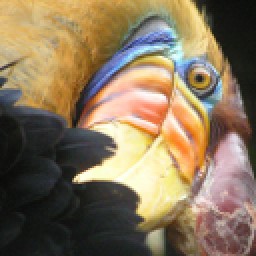
#> input picture Assignment_0/test.png, 128 x 128 px (shown 2 times larger)
$ jupyter execute --allow-errors solution.ipynb
#> lines starting #> are read from the running program, lines starting #| are printed output that depends on the picture
[cell 1]
from collections import Counter
import re

import numpy as np
import pandas as pd
import matplotlib.pyplot as plt

import cv2

# Problem 1

[cell 2]
def load_file(path):
    with open(path,'r') as f:
        a = f.readlines()
    return a

def make_histogram_data(text, normalize=True):
    # lower text
    clean_text = text.lower()
    # remove numbers, whitespaces, punctuation and etc
    clean_text = re.sub(r"(@\[A-Za-z0-9]+)|([^0-9A-Za-z \t])|(\w+:\/\/\S+)|^rt|http.+?^rt|\s", "", clean_text)
    # turn string to list of chars
    letters = list(clean_text)
    # count letter occurrences
    letter_counts = Counter(letters)
    # create a dataframe
    df = pd.DataFrame.from_dict(letter_counts, orient="index").T
    # sort from a to z
    df = df.reindex(sorted(df.columns), axis=1)
    df = df.T
    # name the column
    df["Unnormalized"] = df[0]
    df.drop(columns=[0], inplace=True)
    # add normalized data
    if normalize: df["Normalized"] = df["Unnormalized"]/df["Unnormalized"].sum()
    return df

def plot_bar_histogram(df,text):
    # Horizontally stacked subplots
    fig, axs = plt.subplots(1, len(df.columns))
    fig.suptitle(text, fontsize=16)
    for i, ax in enumerate(axs):
        ax.bar(df.index, df[df.columns[i]],)
        ax.set_title(df.columns[i])

    return axs

def main(text_path = "text.txt"):
    raw_text = load_file(text_path)
    for text in raw_text:
        # print(text)
        data = make_histogram_data(text, normalize=True)
        # data.plot(kind='bar', subplots=True)
        plot_bar_histogram(data, text)

#> (a cell that did not finish here is left out)

# Problem 2

[cell 4]
def open_img(path):
#> called with path = 'test.png'
    img = cv2.imread('test.png',  cv2.IMREAD_COLOR)
#> img is the input picture: shape (128, 128, 3); mean B, G, R 91.3, 117.4, 135.4
    return img

def plot_img(img, dis="image"):
#> called with dis = 'image'
    plt.imshow(cv2.cvtColor(img, cv2.COLOR_BGR2RGB))
    plt.title(dis)
    plt.show()

def pixel_wise_eudclidean_distance(pixel1, pixel2):
    dist = np.linalg.norm(pixel1-pixel2)
    return dist

def solve1(path="./test.png"):

    compare_pixels = [[255,0,0],[0,255,0],[0,0,255]]

    img = open_img(path)
    # print(f"Original Image Size: {img.shape}")
    plot_img(img)
    rows,cols,_ = img.shape
#> rows = 128; cols = 128
    new_img = img.copy()

    for i in range(rows):
        for j in range(cols):
            pixel = img[i,j]
            new_img[i,j] = compare_pixels[np.argmin([pixel_wise_eudclidean_distance(pixel, px) for px in compare_pixels])]
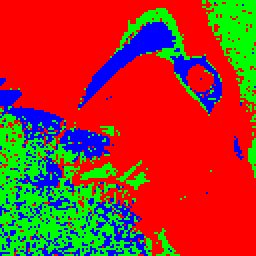
#> new_img: shape (128, 128, 3) (shown 2 times larger); mean B, G, R 36.3, 56.3, 162.3

    plot_img(new_img)

    cv2.imwrite("output1.png",new_img)

def solve2(path="./test.png", width_lenght=50, height_lenght=50):

    img = open_img(path)
    # print(f"Original Image Size: {img.shape}")
    # plot_img(img)
    height, width,_ = img.shape
    new_img = img.copy()

    center_height = (height//2)-(square_lenght//2)
    center_width = (width//2)-(width_lenght//2)

    print(f"y_cente:{center_height}, x_center:{center_width}")

    new_img[center_height : center_height+height_lenght,
            center_width : center_width+width_lenght,
           ]=np.zeros(shape=(height_lenght,width_lenght,3))

    plot_img(new_img)

    cv2.imwrite("output2.png",new_img)

def main(path="test.png", width_lenght=50, height_lenght=50):
    solve1(path=path)
    solve2(path=path, width_lenght=width_lenght,
           height_lenght=height_lenght)
